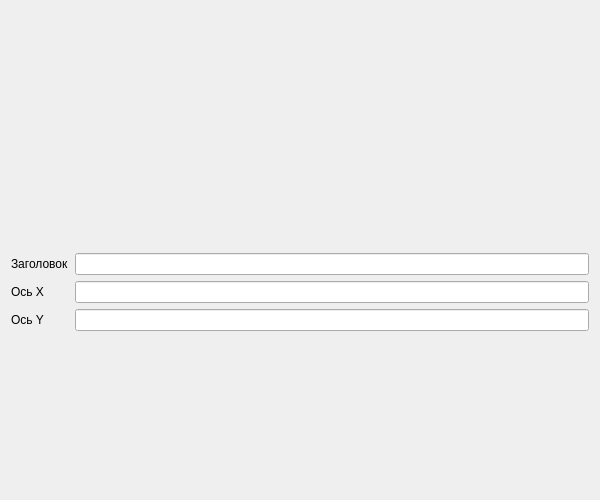
<?xml version="1.0" encoding="UTF-8"?>
<ui version="4.0">
 <class>PlotBase</class>
 <widget class="QWidget" name="PlotBase">
  <property name="geometry">
   <rect>
    <x>0</x><y>0</y><width>600</width><height>500</height>
   </rect>
  </property>
  <property name="windowTitle">
   <string>Plot Base</string>
  </property>
  <layout class="QVBoxLayout" name="verticalLayout">
   <item>
    <widget class="PlotWidget" name="plotWidget" native="true"/>
   </item>
   <item>
    <layout class="QFormLayout" name="formLayout">
     <item row="0" column="0">
      <widget class="QLabel" name="labelTitle">
       <property name="text"><string>Заголовок</string></property>
      </widget>
     </item>
     <item row="0" column="1">
      <widget class="QLineEdit" name="titleEdit"/>
     </item>
     <item row="1" column="0">
      <widget class="QLabel" name="labelX">
       <property name="text"><string>Ось X</string></property>
      </widget>
     </item>
     <item row="1" column="1">
      <widget class="QLineEdit" name="xLabelEdit"/>
     </item>
     <item row="2" column="0">
      <widget class="QLabel" name="labelY">
       <property name="text"><string>Ось Y</string></property>
      </widget>
     </item>
     <item row="2" column="1">
      <widget class="QLineEdit" name="yLabelEdit"/>
     </item>
    </layout>
   </item>
  </layout>
 </widget>
 <customwidgets>
  <customwidget>
   <class>PlotWidget</class>
   <extends>QWidget</extends>
   <header>pyqtgraph</header>
   <container>1</container>
  </customwidget>
 </customwidgets>
 <resources/>
 <connections/>
</ui>
